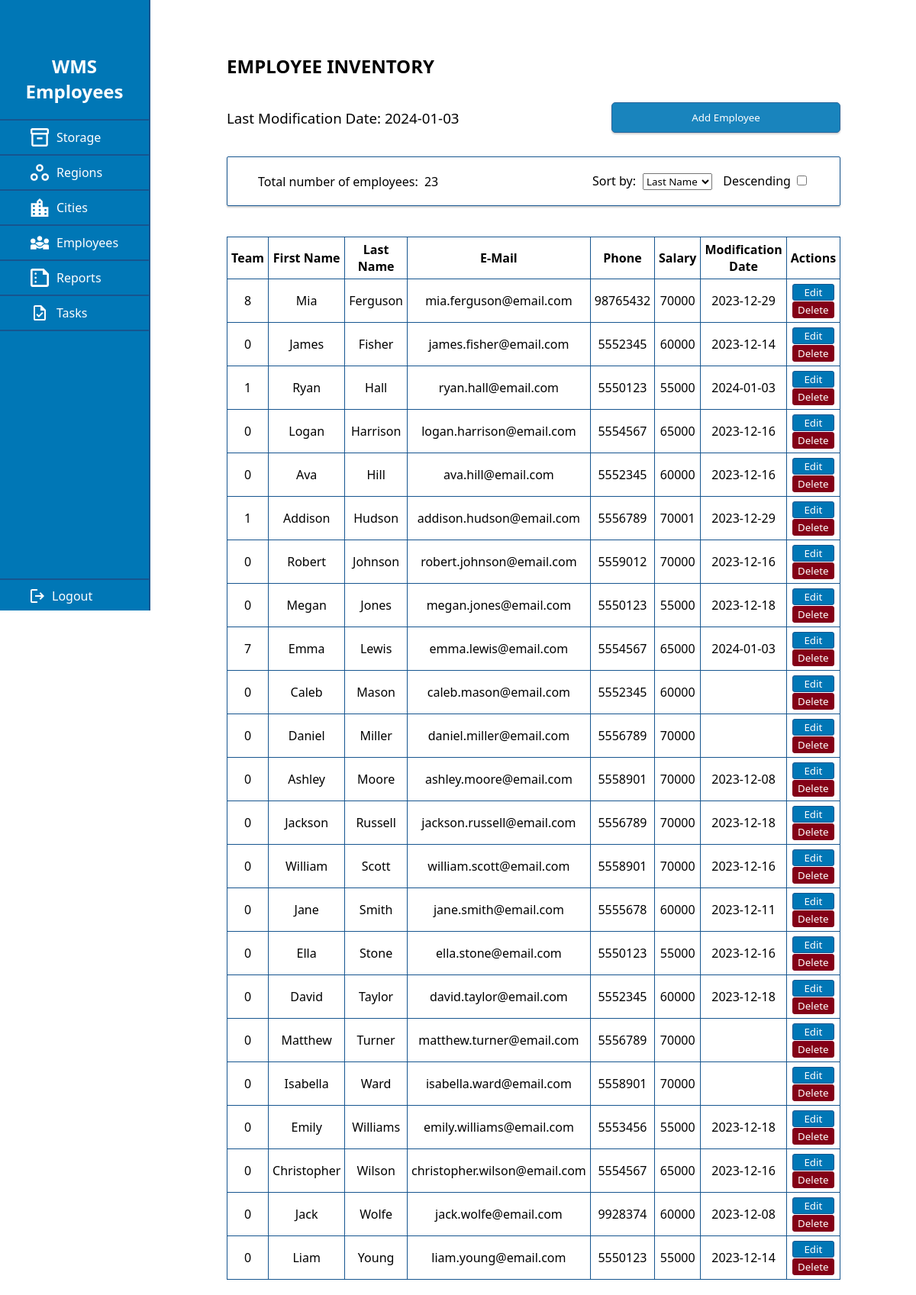
Screenshot of /view/employees.php (signed in) with the database file from the repository.
### tables this page shows
CREATE TABLE `employees` (
  `id` int(20) NOT NULL,
  `fname` varchar(30) NOT NULL,
  `lname` varchar(30) NOT NULL,
  `email` varchar(40) NOT NULL,
  `phone` int(20) NOT NULL,
  `salary` int(20) NOT NULL,
  `team` int(10) NOT NULL,
  `modification_date` date DEFAULT NULL
);

### controller/ControllerEmployees.php (called while the page is built, shortened)
<?php
class ControllerEmployees{
    private $entity;
    public function __construct() {
        $this -> entity = new Employees();
    }
    public function getAllRecords()
    {
        $queryResult =  $this->entity->getAll();
        if ($queryResult->num_rows > 0) {
            $fetchResult = $queryResult->fetch_all(MYSQLI_ASSOC);
            return $fetchResult;
        }
        return false;
    }
    public function getLastModDate(){
        return $this->entity->getLastModDate();
    }
}

### model/Employees.php (called while the page is built, shortened)
<?php
class Employees
{
    private $db;
    private $table = 'employees';
     public function __construct()
    {
        $this->db = new Database();
    }
     public function getAll()
    {
        try {
            $result = $this->db->queryRaw("SELECT * FROM $this->table");
            return $result;
        } catch (Exception $e) {
            var_dump($e->getMessage());
            return $e;
        }
        return false;
    }
    public function getLastModDate(){
        return $this->db->queryRaw("SELECT MAX(modification_date) FROM $this->table")->fetch_row()[0];
    }
}

### database/index.php (called while the page is built, shortened)
<?php
class Database
{
    private $connection;
    public function __construct(String $username = Constants::DB_USER, String $password = Constants::DB_PASSWORD)
    {
        $this->connection = new mysqli(Constants::DB_HOST, $username, $password, Constants::DB_NAME);
    }
    public function queryRaw(String $query): mysqli_result|String
    {
        try {
            return $this->connection->query($query);
        } catch (Exception $e) {
            return $e->getMessage();
        }
    }
}
?>

### view/employees.php (the view, shortened to what this page needs)
<?php
    include("../controller/ControllerEmployees.php");
    $controller = new ControllerEmployees();
    $records = $controller->getAllRecords();
    $records = is_array($records) ? $records : [];
    $sortAttribute = isset($_GET['sort']) ? $_GET['sort'] : 'lname';
    $sortDescending = isset($_GET['desc']) ? $_GET['desc'] : false;
    $lastModificationDate = $controller->getLastModDate();
    function addButtons($id)
{
    return "
            <td class='table-data' >
            <button class='table-action-button' onclick='editItem($id)'>Edit</button>
            <button class='table-action-button-delete' onclick='deleteItem($id)'>Delete</button>
            </td>
    ";
}
    function setSorted($target, $sortAttribute){
        if($sortAttribute == $target){
            echo"selected";
        }else{
            echo "";
        }
}
?>
<!DOCTYPE html>
<html lang="en">
<head>
    <link rel="stylesheet" href="../css/employees.css">
</head>
<body>
    <?php include("./header.php"); ?>
    <main class="employee-container">
    <h2>EMPLOYEE INVENTORY</h2>
    <section class="header-flex">
            <h3 style="font-weight: 500; max-width:400px; padding:0;">Last Modification Date:  <?php echo"$lastModificationDate"; ?></h3>
            <div class="employee-subheader-buttons">
                <button class="btn-create-employee" onclick="addEmployee()">
                    Add Employee
                </button>
    </section>
    <div class="stats-flex">
        <?php echo "<div style='font-size:16px;'>Total number of employees: "." "."<span style='font-weight: 500;margin-left:4px;'>".count($records) ."</span></div>"?>
        <div class="sorting-options">
            <label for="sortAttribute">Sort by:</label>
            <select id="sortAttribute" onchange="sortTable()" style="margin-left:5px;">
                <option value="lname" <?php setSorted("lname",$sortAttribute);?>>Last Name</option>
            </select>
            <label for="desc" style="margin-left:10px;">Descending</label>
            <input type="checkbox" name="desc" id="desc" onchange="sortTable()" value="Descending" <?php if ($sortDescending=='true') {echo"checked";} ?>>
        </div>
    </div>
    <div class="employee-entries">
        <table class="employee-table">
            <tr class="table-header">
                <th class="table-header-data">Team</th>
                <th class="table-header-data">First Name</th>
                <th class="table-header-data">Last Name</th>
                <th class="table-header-data">E-Mail</th>
                <th class="table-header-data">Phone</th>
                <th class="table-header-data">Salary</th>
                <th class="table-header-data">Modification Date</th>
                <th class="table-header-data">Actions</th>
            </tr>
            <?php
                if (sizeof($records) > 0) {
                    $records = array_reverse($records);
                    usort($records, function($a, $b) use ($sortAttribute) {
                        return strnatcmp($a[$sortAttribute], $b[$sortAttribute]);
                    });
                    foreach ($records as $record) {
                        $id = $record['id'];
                        $team = $record['team'];
                        $fname = $record['fname'];
                        $lname = $record['lname'];
                        $email = $record['email'];
                        $phone = $record['phone'];
                        $salary = $record['salary'];
                        $date = $record['modification_date'];
                        echo "<tr>";
                        echo "<td class='table-data'>$team</td>";
                        echo "<td class='table-data'>$fname</td>";
                        echo "<td class='table-data'>$lname</td>";
                        echo "<td class='table-data'>$email</td>";
                        echo "<td class='table-data'>$phone</td>";
                        echo "<td class='table-data'>$salary</td>";
                        echo "<td class='table-data'>$date</td>";
                        echo addButtons($id);
                        echo "</tr>";
                    }
                } else {
                    echo "<tr><td colspan='12' align='center'>No information.</td></tr>";
                }
                ?>
        </table>
    </div>
</main>
</body>
</html>

### css/employees.css (style rules this page uses)
:root { --light-blue: #0077b6; --dark-blue: #16558f; --white: #ffffff; --gray: #d9d9d9; --brown: #987654; --green: #00a86b; --red: #800020; --light-green: #345100; --dark-green: #243700; --lightest-green: #568400; --dark-red: #840016; }
* { box-sizing: border-box; font-family: "Segoe UI", Tahoma, Geneva, Verdana, sans-serif; }
html, body { padding: 0; margin: 0; background-color: var(--white); }
body { display: flex; }
main { flex-grow: 1; padding: 50px 20px; }
.employee-container { padding: 50px 100px 20px ; }
.header-flex { display: flex; flex-direction: row; align-items: center; justify-content: space-between; }
.stats-flex { display: flex; flex-direction: row; border: 1px solid var(--dark-blue); padding: 20px 40px; margin: 20px 0; border-radius: 2px; box-shadow: 0px 2px 2px 0px rgba(99, 99, 99, 0.3); align-items: center; font-size: 20px; }
.stats-flex > :first-child { margin-right: auto; }
.stats-flex > :last-child { margin-left: auto; font-size: 16px; }
.employee-table { border-collapse: collapse; width: 100%; }
.employee-entries { padding-top: 20px; }
.table-header { border: 1px solid var(--dark-blue); padding: 5px 5px; text-align: center; }
.table-header-data { border: 1px solid var(--dark-blue); padding: 5px 5px; text-align: center; font-weight: 700; }
.table-data { border: 1px solid var(--dark-blue); padding: 5px 5px; text-align: center; font-weight: 400; }
.employee-subheader-buttons { display: flex; justify-content: end; gap: 10px; width: 300px; }
.btn-create-employee { height: 40px; flex-grow: 2; width: 300px; box-shadow: 0px 2px 2px 0px rgba(99, 99, 99, 0.3); padding: 0; border-radius: 5px; opacity: 0.9; background-color: var(--light-blue); color: var(--white); border: 1px solid var(--dark-blue); }
.table-action-button { border: 1px solid var(--dark-blue); border-radius: 3px; background-color: var(--light-blue); color: var(--white); cursor: pointer; width: 55px; }
.table-action-button-delete { border: 1px solid var(--red); border-radius: 3px; background-color: var(--dark-red); color: var(--white); cursor: pointer; width: 55px; }
#desc { accent-color: var(--light-blue); }

### rows the page displays
employees: team "8", fname "Mia", lname "Ferguson", email "mia.ferguson@email.com", phone "98765432", salary "70000", modification_date "2023-12-29"
employees: team "0", fname "James", lname "Fisher", email "james.fisher@email.com", phone "5552345", salary "60000", modification_date "2023-12-14"
employees: team "1", fname "Ryan", lname "Hall", email "ryan.hall@email.com", phone "5550123", salary "55000", modification_date "2024-01-03"
employees: team "0", fname "Logan", lname "Harrison", email "logan.harrison@email.com", phone "5554567", salary "65000", modification_date "2023-12-16"
employees: team "0", fname "Ava", lname "Hill", email "ava.hill@email.com", phone "5552345", salary "60000", modification_date "2023-12-16"
employees: team "1", fname "Addison", lname "Hudson", email "addison.hudson@email.com", phone "5556789", salary "70001", modification_date "2023-12-29"
employees: team "0", fname "Robert", lname "Johnson", email "robert.johnson@email.com", phone "5559012", salary "70000", modification_date "2023-12-16"
employees: team "0", fname "Megan", lname "Jones", email "megan.jones@email.com", phone "5550123", salary "55000", modification_date "2023-12-18"
employees: team "7", fname "Emma", lname "Lewis", email "emma.lewis@email.com", phone "5554567", salary "65000", modification_date "2024-01-03"
employees: team "0", fname "Caleb", lname "Mason", email "caleb.mason@email.com", phone "5552345", salary "60000"
employees: team "0", fname "Daniel", lname "Miller", email "daniel.miller@email.com", phone "5556789", salary "70000"
employees: team "0", fname "Ashley", lname "Moore", email "ashley.moore@email.com", phone "5558901", salary "70000", modification_date "2023-12-08"
employees: team "0", fname "Jackson", lname "Russell", email "jackson.russell@email.com", phone "5556789", salary "70000", modification_date "2023-12-18"
employees: team "0", fname "William", lname "Scott", email "william.scott@email.com", phone "5558901", salary "70000", modification_date "2023-12-16"
employees: team "0", fname "Jane", lname "Smith", email "jane.smith@email.com", phone "5555678", salary "60000", modification_date "2023-12-11"
employees: team "0", fname "Ella", lname "Stone", email "ella.stone@email.com", phone "5550123", salary "55000", modification_date "2023-12-16"
employees: team "0", fname "David", lname "Taylor", email "david.taylor@email.com", phone "5552345", salary "60000", modification_date "2023-12-18"
employees: team "0", fname "Matthew", lname "Turner", email "matthew.turner@email.com", phone "5556789", salary "70000"
employees: team "0", fname "Isabella", lname "Ward", email "isabella.ward@email.com", phone "5558901", salary "70000"
employees: team "0", fname "Emily", lname "Williams", email "emily.williams@email.com", phone "5553456", salary "55000", modification_date "2023-12-18"
employees: team "0", fname "Christopher", lname "Wilson", email "christopher.wilson@email.com", phone "5554567", salary "65000", modification_date "2023-12-16"
employees: team "0", fname "Jack", lname "Wolfe", email "jack.wolfe@email.com", phone "9928374", salary "60000", modification_date "2023-12-08"
employees: team "0", fname "Liam", lname "Young", email "liam.young@email.com", phone "5550123", salary "55000", modification_date "2023-12-14"

### other values shown
$header "Employees"
$lastModificationDate "2024-01-03"
count($records) "23"
